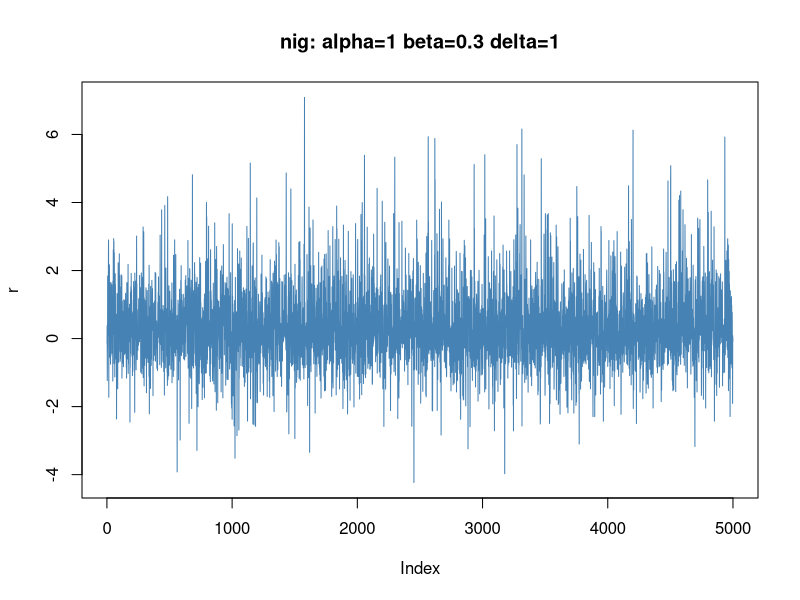
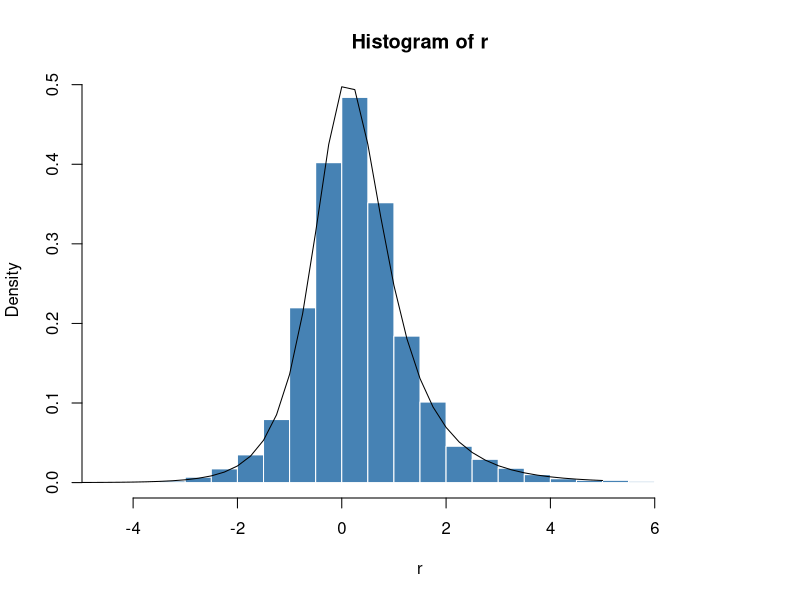
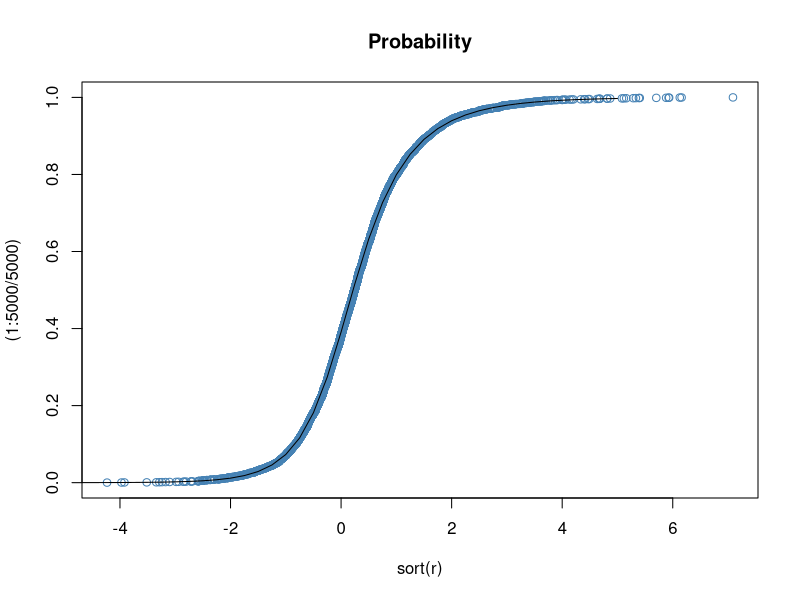

Write R code to recreate these figures, in order.
library(fBasics)


### Name: nig
### Title: Normal Inverse Gaussian Distribution
### Aliases: nig dnig pnig qnig rnig
### Keywords: distribution

### ** Examples
   
## nig -
   set.seed(1953)
   r = rnig(5000, alpha = 1, beta = 0.3, delta = 1)
   plot(r, type = "l", col = "steelblue",
     main = "nig: alpha=1 beta=0.3 delta=1")
 
## nig - 
   # Plot empirical density and compare with true density:
   hist(r, n = 25, probability = TRUE, border = "white", col = "steelblue")
   x = seq(-5, 5, 0.25)
   lines(x, dnig(x, alpha = 1, beta = 0.3, delta = 1))
 
## nig -  
   # Plot df and compare with true df:
   plot(sort(r), (1:5000/5000), main = "Probability", col = "steelblue")
   lines(x, pnig(x, alpha = 1, beta = 0.3, delta = 1))
   
## nig -
   # Compute Quantiles:
   qnig(pnig(seq(-5, 5, 1), alpha = 1, beta = 0.3, delta = 1), 
     alpha = 1, beta = 0.3, delta = 1) 
